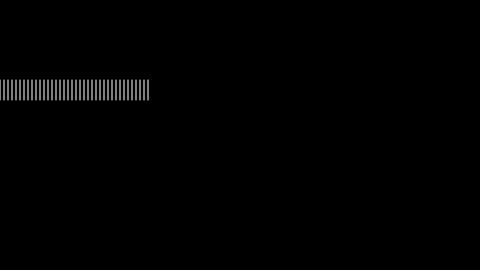
Frame 1 (no input)
Frame 60 (no input): identical to frame 1, image omitted
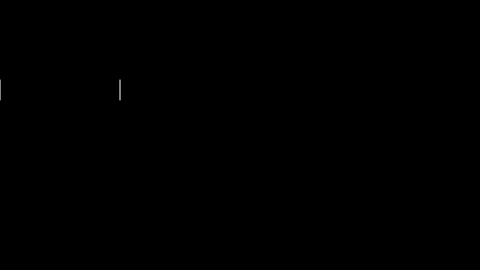
Frame 120 (the mouse pressed at the canvas centre since frame 60)

The p5.js sketch that drew these frames (run headless with seeded random() and noise() and a simulated clock; from frame 60 on, the mouse is pressed at the canvas centre):

// p5.js sketch
// ── sketch.js
// Learning Processing
// Daniel Shiffman
// http://www.learningprocessing.com

// Example 6-5: Another infinite loop. Don't do this!

var y = 80;        // Vertical location of each line
var x = 0;         // Horizontal location of first line
var spacing = 10;  // How far apart is each line
var len = 20;      // Length of each line
var endLegs = 150; // Where should the lines stop?

function setup() {
  createCanvas(480, 270);
}

function draw() {
  background(0);
  stroke(255);
  x = 0;
  
  // The spacing variable, which sets the distance 
  // in between each line, is assigned a value 
  // equal to mouseX divided by two.
  spacing = constrain(mouseX / 2, 4, width);

  // THIS LINE IS COMMENTED OUT SO THAT THE SKETCH DOES NOT CRASH
  // IF YOU PUT IT BACK IN THIS SKETCH WILL CRASH!
  // spacing = mouseX / 2; 
  
  // Exit Condition: when x is greater than endlegs.
  while (x <= endLegs) { 
    line(x,y,x,y + len);
    // Incrementation of x. 
    // x always increases by the value of spacing.
    //  What is the range of possible values for spacing?
    x = x + spacing; 
  }
}
